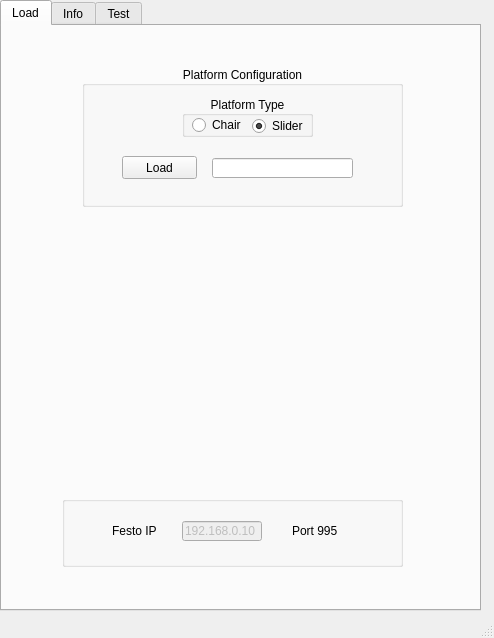
<?xml version="1.0" encoding="UTF-8"?>
<ui version="4.0">
 <class>MainWindow</class>
 <widget class="QMainWindow" name="MainWindow">
  <property name="geometry">
   <rect>
    <x>0</x>
    <y>0</y>
    <width>494</width>
    <height>638</height>
   </rect>
  </property>
  <property name="windowTitle">
   <string>Platform Test</string>
  </property>
  <widget class="QWidget" name="centralwidget">
   <widget class="QTabWidget" name="tabWidget">
    <property name="enabled">
     <bool>true</bool>
    </property>
    <property name="geometry">
     <rect>
      <x>0</x>
      <y>0</y>
      <width>481</width>
      <height>611</height>
     </rect>
    </property>
    <property name="currentIndex">
     <number>0</number>
    </property>
    <widget class="QWidget" name="tab_load">
     <property name="enabled">
      <bool>true</bool>
     </property>
     <attribute name="title">
      <string>Load</string>
     </attribute>
     <widget class="QGroupBox" name="groupBox_3">
      <property name="geometry">
       <rect>
        <x>80</x>
        <y>40</y>
        <width>321</width>
        <height>141</height>
       </rect>
      </property>
      <property name="title">
       <string>Platform Configuration</string>
      </property>
      <property name="alignment">
       <set>Qt::AlignCenter</set>
      </property>
      <widget class="QPushButton" name="btn_load_config">
       <property name="geometry">
        <rect>
         <x>40</x>
         <y>90</y>
         <width>75</width>
         <height>23</height>
        </rect>
       </property>
       <property name="text">
        <string>Load</string>
       </property>
      </widget>
      <widget class="QGroupBox" name="groupBox_5">
       <property name="geometry">
        <rect>
         <x>100</x>
         <y>30</y>
         <width>131</width>
         <height>41</height>
        </rect>
       </property>
       <property name="title">
        <string>Platform Type</string>
       </property>
       <property name="alignment">
        <set>Qt::AlignCenter</set>
       </property>
       <widget class="QRadioButton" name="rb_chair">
        <property name="geometry">
         <rect>
          <x>10</x>
          <y>20</y>
          <width>51</width>
          <height>18</height>
         </rect>
        </property>
        <property name="text">
         <string>Chair</string>
        </property>
       </widget>
       <widget class="QRadioButton" name="rb_slider">
        <property name="geometry">
         <rect>
          <x>70</x>
          <y>20</y>
          <width>71</width>
          <height>20</height>
         </rect>
        </property>
        <property name="text">
         <string>Slider</string>
        </property>
        <property name="checked">
         <bool>true</bool>
        </property>
       </widget>
      </widget>
      <widget class="QLineEdit" name="txt_config_fname">
       <property name="geometry">
        <rect>
         <x>130</x>
         <y>92</y>
         <width>141</width>
         <height>20</height>
        </rect>
       </property>
      </widget>
     </widget>
     <widget class="QGroupBox" name="groupBox_4">
      <property name="geometry">
       <rect>
        <x>60</x>
        <y>470</y>
        <width>341</width>
        <height>71</height>
       </rect>
      </property>
      <property name="title">
       <string/>
      </property>
      <widget class="QLabel" name="label_17">
       <property name="geometry">
        <rect>
         <x>230</x>
         <y>28</y>
         <width>47</width>
         <height>14</height>
        </rect>
       </property>
       <property name="text">
        <string>Port 995</string>
       </property>
      </widget>
      <widget class="QLineEdit" name="txt_festo_ip">
       <property name="enabled">
        <bool>false</bool>
       </property>
       <property name="geometry">
        <rect>
         <x>120</x>
         <y>25</y>
         <width>80</width>
         <height>20</height>
        </rect>
       </property>
       <property name="text">
        <string>192.168.0.10</string>
       </property>
      </widget>
      <widget class="QLabel" name="label_16">
       <property name="geometry">
        <rect>
         <x>50</x>
         <y>30</y>
         <width>47</width>
         <height>10</height>
        </rect>
       </property>
       <property name="text">
        <string>Festo IP</string>
       </property>
      </widget>
     </widget>
     <widget class="QLabel" name="lbl_platform_image">
      <property name="geometry">
       <rect>
        <x>90</x>
        <y>190</y>
        <width>301</width>
        <height>271</height>
       </rect>
      </property>
      <property name="text">
       <string/>
      </property>
      <property name="pixmap">
       <pixmap>../images/slider_small.jpg</pixmap>
      </property>
     </widget>
    </widget>
    <widget class="QWidget" name="tab_info">
     <property name="enabled">
      <bool>true</bool>
     </property>
     <attribute name="title">
      <string>Info</string>
     </attribute>
     <widget class="QPushButton" name="btn_show_geometry_2d">
      <property name="enabled">
       <bool>true</bool>
      </property>
      <property name="geometry">
       <rect>
        <x>140</x>
        <y>50</y>
        <width>121</width>
        <height>23</height>
       </rect>
      </property>
      <property name="text">
       <string>Show Geometry 2D</string>
      </property>
     </widget>
     <widget class="QPlainTextEdit" name="txt_info">
      <property name="geometry">
       <rect>
        <x>20</x>
        <y>190</y>
        <width>431</width>
        <height>261</height>
       </rect>
      </property>
      <property name="font">
       <font>
        <family>Consolas</family>
        <pointsize>10</pointsize>
       </font>
      </property>
     </widget>
     <widget class="QPushButton" name="btn_show_geometry_3d">
      <property name="enabled">
       <bool>true</bool>
      </property>
      <property name="geometry">
       <rect>
        <x>140</x>
        <y>120</y>
        <width>121</width>
        <height>23</height>
       </rect>
      </property>
      <property name="text">
       <string>Show Geometry 3D</string>
      </property>
     </widget>
    </widget>
    <widget class="QWidget" name="tab_test">
     <property name="enabled">
      <bool>true</bool>
     </property>
     <attribute name="title">
      <string>Test</string>
     </attribute>
     <widget class="QGroupBox" name="transform_panel">
      <property name="enabled">
       <bool>true</bool>
      </property>
      <property name="geometry">
       <rect>
        <x>10</x>
        <y>10</y>
        <width>461</width>
        <height>351</height>
       </rect>
      </property>
      <property name="title">
       <string>Transform</string>
      </property>
      <property name="flat">
       <bool>false</bool>
      </property>
      <widget class="QSlider" name="sld_0">
       <property name="enabled">
        <bool>true</bool>
       </property>
       <property name="geometry">
        <rect>
         <x>40</x>
         <y>53</y>
         <width>61</width>
         <height>241</height>
        </rect>
       </property>
       <property name="minimum">
        <number>-100</number>
       </property>
       <property name="maximum">
        <number>100</number>
       </property>
       <property name="value">
        <number>0</number>
       </property>
       <property name="orientation">
        <enum>Qt::Vertical</enum>
       </property>
       <property name="tickPosition">
        <enum>QSlider::TicksAbove</enum>
       </property>
      </widget>
      <widget class="QSlider" name="sld_3">
       <property name="geometry">
        <rect>
         <x>190</x>
         <y>53</y>
         <width>21</width>
         <height>241</height>
        </rect>
       </property>
       <property name="minimum">
        <number>-100</number>
       </property>
       <property name="maximum">
        <number>100</number>
       </property>
       <property name="value">
        <number>0</number>
       </property>
       <property name="orientation">
        <enum>Qt::Vertical</enum>
       </property>
       <property name="tickPosition">
        <enum>QSlider::NoTicks</enum>
       </property>
      </widget>
      <widget class="QSlider" name="sld_1">
       <property name="geometry">
        <rect>
         <x>110</x>
         <y>53</y>
         <width>21</width>
         <height>241</height>
        </rect>
       </property>
       <property name="minimum">
        <number>-100</number>
       </property>
       <property name="maximum">
        <number>100</number>
       </property>
       <property name="value">
        <number>0</number>
       </property>
       <property name="orientation">
        <enum>Qt::Vertical</enum>
       </property>
       <property name="tickPosition">
        <enum>QSlider::NoTicks</enum>
       </property>
      </widget>
      <widget class="QSlider" name="sld_2">
       <property name="geometry">
        <rect>
         <x>150</x>
         <y>53</y>
         <width>21</width>
         <height>241</height>
        </rect>
       </property>
       <property name="minimum">
        <number>-100</number>
       </property>
       <property name="maximum">
        <number>100</number>
       </property>
       <property name="value">
        <number>0</number>
       </property>
       <property name="orientation">
        <enum>Qt::Vertical</enum>
       </property>
       <property name="tickPosition">
        <enum>QSlider::NoTicks</enum>
       </property>
      </widget>
      <widget class="QSlider" name="sld_4">
       <property name="geometry">
        <rect>
         <x>230</x>
         <y>53</y>
         <width>21</width>
         <height>241</height>
        </rect>
       </property>
       <property name="minimum">
        <number>-100</number>
       </property>
       <property name="maximum">
        <number>100</number>
       </property>
       <property name="value">
        <number>0</number>
       </property>
       <property name="orientation">
        <enum>Qt::Vertical</enum>
       </property>
       <property name="tickPosition">
        <enum>QSlider::NoTicks</enum>
       </property>
      </widget>
      <widget class="QSlider" name="sld_5">
       <property name="enabled">
        <bool>true</bool>
       </property>
       <property name="geometry">
        <rect>
         <x>260</x>
         <y>53</y>
         <width>61</width>
         <height>241</height>
        </rect>
       </property>
       <property name="minimum">
        <number>-100</number>
       </property>
       <property name="maximum">
        <number>100</number>
       </property>
       <property name="value">
        <number>0</number>
       </property>
       <property name="orientation">
        <enum>Qt::Vertical</enum>
       </property>
       <property name="tickPosition">
        <enum>QSlider::TicksBelow</enum>
       </property>
      </widget>
      <widget class="QLabel" name="label_5">
       <property name="geometry">
        <rect>
         <x>0</x>
         <y>283</y>
         <width>46</width>
         <height>13</height>
        </rect>
       </property>
       <property name="text">
        <string>-100</string>
       </property>
       <property name="alignment">
        <set>Qt::AlignCenter</set>
       </property>
      </widget>
      <widget class="QLabel" name="label_6">
       <property name="enabled">
        <bool>false</bool>
       </property>
       <property name="geometry">
        <rect>
         <x>10</x>
         <y>50</y>
         <width>31</width>
         <height>16</height>
        </rect>
       </property>
       <property name="text">
        <string>100</string>
       </property>
       <property name="alignment">
        <set>Qt::AlignCenter</set>
       </property>
      </widget>
      <widget class="QLabel" name="label_3">
       <property name="enabled">
        <bool>false</bool>
       </property>
       <property name="geometry">
        <rect>
         <x>20</x>
         <y>163</y>
         <width>21</width>
         <height>20</height>
        </rect>
       </property>
       <property name="text">
        <string>0</string>
       </property>
       <property name="alignment">
        <set>Qt::AlignCenter</set>
       </property>
      </widget>
      <widget class="QGroupBox" name="groupBox">
       <property name="enabled">
        <bool>true</bool>
       </property>
       <property name="geometry">
        <rect>
         <x>340</x>
         <y>220</y>
         <width>111</width>
         <height>111</height>
        </rect>
       </property>
       <property name="title">
        <string>    6 DoF Mouse</string>
       </property>
       <widget class="QLineEdit" name="txt_spacemouse">
        <property name="enabled">
         <bool>true</bool>
        </property>
        <property name="geometry">
         <rect>
          <x>7</x>
          <y>20</y>
          <width>101</width>
          <height>20</height>
         </rect>
        </property>
       </widget>
       <widget class="QRadioButton" name="rb_m_off">
        <property name="enabled">
         <bool>true</bool>
        </property>
        <property name="geometry">
         <rect>
          <x>10</x>
          <y>50</y>
          <width>91</width>
          <height>18</height>
         </rect>
        </property>
        <property name="text">
         <string>Ignore Mouse</string>
        </property>
        <property name="checked">
         <bool>true</bool>
        </property>
       </widget>
       <widget class="QRadioButton" name="rb_m_inc">
        <property name="enabled">
         <bool>true</bool>
        </property>
        <property name="geometry">
         <rect>
          <x>10</x>
          <y>70</y>
          <width>91</width>
          <height>18</height>
         </rect>
        </property>
        <property name="text">
         <string>Incremental</string>
        </property>
       </widget>
       <widget class="QRadioButton" name="rb_m_abs">
        <property name="enabled">
         <bool>true</bool>
        </property>
        <property name="geometry">
         <rect>
          <x>10</x>
          <y>90</y>
          <width>91</width>
          <height>18</height>
         </rect>
        </property>
        <property name="text">
         <string>Absolute</string>
        </property>
       </widget>
      </widget>
      <widget class="QCheckBox" name="chk_instant_move">
       <property name="enabled">
        <bool>true</bool>
       </property>
       <property name="geometry">
        <rect>
         <x>350</x>
         <y>10</y>
         <width>91</width>
         <height>18</height>
        </rect>
       </property>
       <property name="text">
        <string>Defer Move</string>
       </property>
      </widget>
      <widget class="QLabel" name="label">
       <property name="enabled">
        <bool>false</bool>
       </property>
       <property name="geometry">
        <rect>
         <x>74</x>
         <y>33</y>
         <width>21</width>
         <height>16</height>
        </rect>
       </property>
       <property name="font">
        <font>
         <pointsize>10</pointsize>
         <weight>75</weight>
         <bold>true</bold>
        </font>
       </property>
       <property name="text">
        <string>X</string>
       </property>
      </widget>
      <widget class="QLabel" name="label_7">
       <property name="enabled">
        <bool>false</bool>
       </property>
       <property name="geometry">
        <rect>
         <x>114</x>
         <y>33</y>
         <width>21</width>
         <height>16</height>
        </rect>
       </property>
       <property name="font">
        <font>
         <pointsize>10</pointsize>
         <weight>75</weight>
         <bold>true</bold>
        </font>
       </property>
       <property name="text">
        <string>Y</string>
       </property>
      </widget>
      <widget class="QLabel" name="label_8">
       <property name="enabled">
        <bool>false</bool>
       </property>
       <property name="geometry">
        <rect>
         <x>155</x>
         <y>33</y>
         <width>20</width>
         <height>16</height>
        </rect>
       </property>
       <property name="font">
        <font>
         <pointsize>10</pointsize>
         <weight>75</weight>
         <bold>true</bold>
        </font>
       </property>
       <property name="text">
        <string>Z</string>
       </property>
      </widget>
      <widget class="QLabel" name="label_9">
       <property name="enabled">
        <bool>false</bool>
       </property>
       <property name="geometry">
        <rect>
         <x>186</x>
         <y>33</y>
         <width>31</width>
         <height>16</height>
        </rect>
       </property>
       <property name="font">
        <font>
         <pointsize>10</pointsize>
         <weight>75</weight>
         <bold>true</bold>
        </font>
       </property>
       <property name="text">
        <string>Roll</string>
       </property>
      </widget>
      <widget class="QLabel" name="label_10">
       <property name="enabled">
        <bool>false</bool>
       </property>
       <property name="geometry">
        <rect>
         <x>223</x>
         <y>33</y>
         <width>41</width>
         <height>16</height>
        </rect>
       </property>
       <property name="font">
        <font>
         <pointsize>10</pointsize>
         <weight>75</weight>
         <bold>true</bold>
        </font>
       </property>
       <property name="text">
        <string>Pitch</string>
       </property>
      </widget>
      <widget class="QLabel" name="label_11">
       <property name="enabled">
        <bool>false</bool>
       </property>
       <property name="geometry">
        <rect>
         <x>270</x>
         <y>33</y>
         <width>31</width>
         <height>16</height>
        </rect>
       </property>
       <property name="font">
        <font>
         <pointsize>10</pointsize>
         <weight>75</weight>
         <bold>true</bold>
        </font>
       </property>
       <property name="text">
        <string>Yaw</string>
       </property>
      </widget>
      <widget class="QPushButton" name="btn_centre">
       <property name="enabled">
        <bool>true</bool>
       </property>
       <property name="geometry">
        <rect>
         <x>350</x>
         <y>40</y>
         <width>81</width>
         <height>23</height>
        </rect>
       </property>
       <property name="text">
        <string>Centre</string>
       </property>
      </widget>
      <widget class="QLabel" name="label_12">
       <property name="enabled">
        <bool>false</bool>
       </property>
       <property name="geometry">
        <rect>
         <x>14</x>
         <y>11</y>
         <width>41</width>
         <height>20</height>
        </rect>
       </property>
       <property name="text">
        <string>percent</string>
       </property>
       <property name="alignment">
        <set>Qt::AlignCenter</set>
       </property>
      </widget>
      <widget class="QPushButton" name="btn_load_pos">
       <property name="enabled">
        <bool>true</bool>
       </property>
       <property name="geometry">
        <rect>
         <x>350</x>
         <y>80</y>
         <width>81</width>
         <height>23</height>
        </rect>
       </property>
       <property name="text">
        <string>Load Pos</string>
       </property>
      </widget>
      <widget class="QProgressBar" name="pg_0">
       <property name="enabled">
        <bool>false</bool>
       </property>
       <property name="geometry">
        <rect>
         <x>74</x>
         <y>19</y>
         <width>10</width>
         <height>10</height>
        </rect>
       </property>
       <property name="maximum">
        <number>1</number>
       </property>
       <property name="value">
        <number>1</number>
       </property>
       <property name="textVisible">
        <bool>false</bool>
       </property>
      </widget>
      <widget class="QProgressBar" name="pg_1">
       <property name="enabled">
        <bool>false</bool>
       </property>
       <property name="geometry">
        <rect>
         <x>114</x>
         <y>19</y>
         <width>10</width>
         <height>10</height>
        </rect>
       </property>
       <property name="maximum">
        <number>1</number>
       </property>
       <property name="value">
        <number>1</number>
       </property>
       <property name="textVisible">
        <bool>false</bool>
       </property>
      </widget>
      <widget class="QProgressBar" name="pg_3">
       <property name="enabled">
        <bool>false</bool>
       </property>
       <property name="geometry">
        <rect>
         <x>194</x>
         <y>19</y>
         <width>10</width>
         <height>10</height>
        </rect>
       </property>
       <property name="maximum">
        <number>1</number>
       </property>
       <property name="value">
        <number>1</number>
       </property>
       <property name="textVisible">
        <bool>false</bool>
       </property>
      </widget>
      <widget class="QProgressBar" name="pg_2">
       <property name="enabled">
        <bool>false</bool>
       </property>
       <property name="geometry">
        <rect>
         <x>154</x>
         <y>19</y>
         <width>10</width>
         <height>10</height>
        </rect>
       </property>
       <property name="maximum">
        <number>1</number>
       </property>
       <property name="value">
        <number>1</number>
       </property>
       <property name="textVisible">
        <bool>false</bool>
       </property>
      </widget>
      <widget class="QProgressBar" name="pg_5">
       <property name="enabled">
        <bool>false</bool>
       </property>
       <property name="geometry">
        <rect>
         <x>275</x>
         <y>19</y>
         <width>10</width>
         <height>10</height>
        </rect>
       </property>
       <property name="maximum">
        <number>1</number>
       </property>
       <property name="value">
        <number>1</number>
       </property>
       <property name="textVisible">
        <bool>false</bool>
       </property>
      </widget>
      <widget class="QProgressBar" name="pg_4">
       <property name="enabled">
        <bool>false</bool>
       </property>
       <property name="geometry">
        <rect>
         <x>234</x>
         <y>19</y>
         <width>10</width>
         <height>10</height>
        </rect>
       </property>
       <property name="maximum">
        <number>1</number>
       </property>
       <property name="value">
        <number>1</number>
       </property>
       <property name="textVisible">
        <bool>false</bool>
       </property>
      </widget>
      <widget class="QGroupBox" name="groupBox_2">
       <property name="enabled">
        <bool>true</bool>
       </property>
       <property name="geometry">
        <rect>
         <x>60</x>
         <y>308</y>
         <width>251</width>
         <height>43</height>
        </rect>
       </property>
       <property name="title">
        <string>Movement speed</string>
       </property>
       <widget class="QLabel" name="label_15">
        <property name="enabled">
         <bool>false</bool>
        </property>
        <property name="geometry">
         <rect>
          <x>220</x>
          <y>29</y>
          <width>40</width>
          <height>14</height>
         </rect>
        </property>
        <property name="text">
         <string>Slow</string>
        </property>
       </widget>
       <widget class="QSlider" name="sld_lag">
        <property name="enabled">
         <bool>true</bool>
        </property>
        <property name="geometry">
         <rect>
          <x>30</x>
          <y>20</y>
          <width>194</width>
          <height>20</height>
         </rect>
        </property>
        <property name="minimum">
         <number>20</number>
        </property>
        <property name="maximum">
         <number>2000</number>
        </property>
        <property name="singleStep">
         <number>20</number>
        </property>
        <property name="value">
         <number>1000</number>
        </property>
        <property name="orientation">
         <enum>Qt::Horizontal</enum>
        </property>
       </widget>
       <widget class="QLabel" name="label_14">
        <property name="enabled">
         <bool>false</bool>
        </property>
        <property name="geometry">
         <rect>
          <x>10</x>
          <y>29</y>
          <width>40</width>
          <height>14</height>
         </rect>
        </property>
        <property name="text">
         <string>Fast</string>
        </property>
       </widget>
      </widget>
      <widget class="QCheckBox" name="chk_brake">
       <property name="enabled">
        <bool>true</bool>
       </property>
       <property name="geometry">
        <rect>
         <x>360</x>
         <y>120</y>
         <width>70</width>
         <height>18</height>
        </rect>
       </property>
       <property name="text">
        <string>Brake</string>
       </property>
      </widget>
     </widget>
     <widget class="QPushButton" name="btn_estop">
      <property name="enabled">
       <bool>true</bool>
      </property>
      <property name="geometry">
       <rect>
        <x>170</x>
        <y>531</y>
        <width>151</width>
        <height>40</height>
       </rect>
      </property>
      <property name="font">
       <font>
        <pointsize>10</pointsize>
        <weight>75</weight>
        <bold>true</bold>
       </font>
      </property>
      <property name="styleSheet">
       <string notr="true">QPushButton {
    color: yellow;
    border: 2px solid #555;
    border-radius: 20px;
    border-style: outset;
    background: qradialgradient(
        cx: 0.3, cy: -0.4, fx: 0.3, fy: -0.4,
        radius: 1.35, stop: 0 #fff, stop: 1 #888,
        );
    padding: 5px;
    background-color: red;
    }

QPushButton:hover {
    background: qradialgradient(
        cx: 0.3, cy: -0.4, fx: 0.3, fy: -0.4,
        radius: 1.35, stop: 0 #fff, stop: 1 #bbb
        );
    background-color: red;
   color: white;
    }

QPushButton:pressed {
    border-style: inset;
    background: qradialgradient(
        cx: 0.4, cy: -0.1, fx: 0.4, fy: -0.1,
        radius: 1.35, stop: 0 #fff, stop: 1 #ddd
        );
    }</string>
      </property>
      <property name="text">
       <string>Stop</string>
      </property>
     </widget>
     <widget class="QCheckBox" name="chk_festo_actuals">
      <property name="enabled">
       <bool>true</bool>
      </property>
      <property name="geometry">
       <rect>
        <x>20</x>
        <y>540</y>
        <width>131</width>
        <height>20</height>
       </rect>
      </property>
      <property name="layoutDirection">
       <enum>Qt::RightToLeft</enum>
      </property>
      <property name="text">
       <string>Show Festo response</string>
      </property>
     </widget>
     <widget class="QGroupBox" name="gb_actuator_percent">
      <property name="enabled">
       <bool>false</bool>
      </property>
      <property name="geometry">
       <rect>
        <x>10</x>
        <y>370</y>
        <width>471</width>
        <height>151</height>
       </rect>
      </property>
      <property name="title">
       <string>Valve Pressures</string>
      </property>
      <widget class="Line" name="muscle_3">
       <property name="enabled">
        <bool>false</bool>
       </property>
       <property name="geometry">
        <rect>
         <x>79</x>
         <y>80</y>
         <width>300</width>
         <height>20</height>
        </rect>
       </property>
       <property name="frameShadow">
        <enum>QFrame::Plain</enum>
       </property>
       <property name="lineWidth">
        <number>8</number>
       </property>
       <property name="orientation">
        <enum>Qt::Horizontal</enum>
       </property>
      </widget>
      <widget class="Line" name="muscle_4">
       <property name="enabled">
        <bool>false</bool>
       </property>
       <property name="geometry">
        <rect>
         <x>79</x>
         <y>100</y>
         <width>300</width>
         <height>20</height>
        </rect>
       </property>
       <property name="frameShadow">
        <enum>QFrame::Plain</enum>
       </property>
       <property name="lineWidth">
        <number>8</number>
       </property>
       <property name="orientation">
        <enum>Qt::Horizontal</enum>
       </property>
      </widget>
      <widget class="Line" name="muscle_5">
       <property name="enabled">
        <bool>false</bool>
       </property>
       <property name="geometry">
        <rect>
         <x>79</x>
         <y>120</y>
         <width>300</width>
         <height>20</height>
        </rect>
       </property>
       <property name="frameShadow">
        <enum>QFrame::Plain</enum>
       </property>
       <property name="lineWidth">
        <number>8</number>
       </property>
       <property name="orientation">
        <enum>Qt::Horizontal</enum>
       </property>
      </widget>
      <widget class="Line" name="muscle_2">
       <property name="enabled">
        <bool>false</bool>
       </property>
       <property name="geometry">
        <rect>
         <x>79</x>
         <y>60</y>
         <width>300</width>
         <height>20</height>
        </rect>
       </property>
       <property name="frameShadow">
        <enum>QFrame::Plain</enum>
       </property>
       <property name="lineWidth">
        <number>8</number>
       </property>
       <property name="orientation">
        <enum>Qt::Horizontal</enum>
       </property>
      </widget>
      <widget class="Line" name="muscle_1">
       <property name="enabled">
        <bool>false</bool>
       </property>
       <property name="geometry">
        <rect>
         <x>79</x>
         <y>40</y>
         <width>300</width>
         <height>20</height>
        </rect>
       </property>
       <property name="frameShadow">
        <enum>QFrame::Plain</enum>
       </property>
       <property name="lineWidth">
        <number>8</number>
       </property>
       <property name="orientation">
        <enum>Qt::Horizontal</enum>
       </property>
      </widget>
      <widget class="Line" name="muscle_0">
       <property name="enabled">
        <bool>false</bool>
       </property>
       <property name="geometry">
        <rect>
         <x>79</x>
         <y>20</y>
         <width>300</width>
         <height>20</height>
        </rect>
       </property>
       <property name="frameShadow">
        <enum>QFrame::Plain</enum>
       </property>
       <property name="lineWidth">
        <number>8</number>
       </property>
       <property name="orientation">
        <enum>Qt::Horizontal</enum>
       </property>
      </widget>
      <widget class="QLabel" name="txt_muscle_0">
       <property name="enabled">
        <bool>false</bool>
       </property>
       <property name="geometry">
        <rect>
         <x>401</x>
         <y>22</y>
         <width>46</width>
         <height>13</height>
        </rect>
       </property>
       <property name="text">
        <string>Muscle 0</string>
       </property>
      </widget>
      <widget class="QLabel" name="txt_muscle_1">
       <property name="enabled">
        <bool>false</bool>
       </property>
       <property name="geometry">
        <rect>
         <x>401</x>
         <y>42</y>
         <width>46</width>
         <height>13</height>
        </rect>
       </property>
       <property name="text">
        <string>Muscle 1</string>
       </property>
      </widget>
      <widget class="QLabel" name="txt_muscle_2">
       <property name="enabled">
        <bool>false</bool>
       </property>
       <property name="geometry">
        <rect>
         <x>401</x>
         <y>62</y>
         <width>46</width>
         <height>13</height>
        </rect>
       </property>
       <property name="text">
        <string>Muscle 2</string>
       </property>
      </widget>
      <widget class="QLabel" name="txt_muscle_3">
       <property name="enabled">
        <bool>false</bool>
       </property>
       <property name="geometry">
        <rect>
         <x>401</x>
         <y>82</y>
         <width>46</width>
         <height>13</height>
        </rect>
       </property>
       <property name="text">
        <string>Muscle 3</string>
       </property>
      </widget>
      <widget class="QLabel" name="txt_muscle_4">
       <property name="enabled">
        <bool>false</bool>
       </property>
       <property name="geometry">
        <rect>
         <x>401</x>
         <y>102</y>
         <width>46</width>
         <height>13</height>
        </rect>
       </property>
       <property name="text">
        <string>Muscle 4</string>
       </property>
      </widget>
      <widget class="QLabel" name="txt_muscle_5">
       <property name="enabled">
        <bool>false</bool>
       </property>
       <property name="geometry">
        <rect>
         <x>401</x>
         <y>122</y>
         <width>46</width>
         <height>13</height>
        </rect>
       </property>
       <property name="text">
        <string>Muscle 5</string>
       </property>
      </widget>
      <widget class="QLabel" name="txt_muscle_6">
       <property name="enabled">
        <bool>false</bool>
       </property>
       <property name="geometry">
        <rect>
         <x>10</x>
         <y>120</y>
         <width>46</width>
         <height>13</height>
        </rect>
       </property>
       <property name="text">
        <string>Muscle 5</string>
       </property>
      </widget>
      <widget class="QLabel" name="txt_muscle_7">
       <property name="enabled">
        <bool>false</bool>
       </property>
       <property name="geometry">
        <rect>
         <x>10</x>
         <y>20</y>
         <width>46</width>
         <height>13</height>
        </rect>
       </property>
       <property name="text">
        <string>Muscle 0</string>
       </property>
      </widget>
      <widget class="QLabel" name="txt_muscle_8">
       <property name="enabled">
        <bool>false</bool>
       </property>
       <property name="geometry">
        <rect>
         <x>10</x>
         <y>40</y>
         <width>46</width>
         <height>13</height>
        </rect>
       </property>
       <property name="text">
        <string>Muscle 1</string>
       </property>
      </widget>
      <widget class="QLabel" name="txt_muscle_9">
       <property name="enabled">
        <bool>false</bool>
       </property>
       <property name="geometry">
        <rect>
         <x>10</x>
         <y>80</y>
         <width>46</width>
         <height>13</height>
        </rect>
       </property>
       <property name="text">
        <string>Muscle 3</string>
       </property>
      </widget>
      <widget class="QLabel" name="txt_muscle_10">
       <property name="enabled">
        <bool>false</bool>
       </property>
       <property name="geometry">
        <rect>
         <x>10</x>
         <y>100</y>
         <width>46</width>
         <height>13</height>
        </rect>
       </property>
       <property name="text">
        <string>Muscle 4</string>
       </property>
      </widget>
      <widget class="QLabel" name="txt_muscle_11">
       <property name="enabled">
        <bool>false</bool>
       </property>
       <property name="geometry">
        <rect>
         <x>10</x>
         <y>60</y>
         <width>46</width>
         <height>13</height>
        </rect>
       </property>
       <property name="text">
        <string>Muscle 2</string>
       </property>
      </widget>
      <widget class="Line" name="actual_0">
       <property name="enabled">
        <bool>false</bool>
       </property>
       <property name="geometry">
        <rect>
         <x>79</x>
         <y>34</y>
         <width>300</width>
         <height>2</height>
        </rect>
       </property>
       <property name="styleSheet">
        <string notr="true">color: rgb(255, 0, 0)</string>
       </property>
       <property name="frameShadow">
        <enum>QFrame::Plain</enum>
       </property>
       <property name="lineWidth">
        <number>2</number>
       </property>
       <property name="orientation">
        <enum>Qt::Horizontal</enum>
       </property>
      </widget>
      <widget class="Line" name="actual_4">
       <property name="enabled">
        <bool>false</bool>
       </property>
       <property name="geometry">
        <rect>
         <x>79</x>
         <y>114</y>
         <width>300</width>
         <height>2</height>
        </rect>
       </property>
       <property name="styleSheet">
        <string notr="true">color: rgb(255, 0, 0)</string>
       </property>
       <property name="frameShadow">
        <enum>QFrame::Plain</enum>
       </property>
       <property name="lineWidth">
        <number>2</number>
       </property>
       <property name="orientation">
        <enum>Qt::Horizontal</enum>
       </property>
      </widget>
      <widget class="Line" name="actual_2">
       <property name="enabled">
        <bool>false</bool>
       </property>
       <property name="geometry">
        <rect>
         <x>79</x>
         <y>74</y>
         <width>300</width>
         <height>2</height>
        </rect>
       </property>
       <property name="styleSheet">
        <string notr="true">color: rgb(255, 0, 0)</string>
       </property>
       <property name="frameShadow">
        <enum>QFrame::Plain</enum>
       </property>
       <property name="lineWidth">
        <number>2</number>
       </property>
       <property name="orientation">
        <enum>Qt::Horizontal</enum>
       </property>
      </widget>
      <widget class="Line" name="actual_3">
       <property name="enabled">
        <bool>false</bool>
       </property>
       <property name="geometry">
        <rect>
         <x>79</x>
         <y>94</y>
         <width>300</width>
         <height>2</height>
        </rect>
       </property>
       <property name="styleSheet">
        <string notr="true">color: rgb(255, 0, 0)</string>
       </property>
       <property name="frameShadow">
        <enum>QFrame::Plain</enum>
       </property>
       <property name="lineWidth">
        <number>2</number>
       </property>
       <property name="orientation">
        <enum>Qt::Horizontal</enum>
       </property>
      </widget>
      <widget class="Line" name="actual_1">
       <property name="enabled">
        <bool>false</bool>
       </property>
       <property name="geometry">
        <rect>
         <x>80</x>
         <y>54</y>
         <width>300</width>
         <height>2</height>
        </rect>
       </property>
       <property name="styleSheet">
        <string notr="true">color: rgb(255, 0, 0)</string>
       </property>
       <property name="frameShadow">
        <enum>QFrame::Plain</enum>
       </property>
       <property name="lineWidth">
        <number>2</number>
       </property>
       <property name="orientation">
        <enum>Qt::Horizontal</enum>
       </property>
      </widget>
      <widget class="Line" name="actual_5">
       <property name="enabled">
        <bool>false</bool>
       </property>
       <property name="geometry">
        <rect>
         <x>79</x>
         <y>134</y>
         <width>300</width>
         <height>2</height>
        </rect>
       </property>
       <property name="styleSheet">
        <string notr="true">color: rgb(255, 0, 0)</string>
       </property>
       <property name="frameShadow">
        <enum>QFrame::Plain</enum>
       </property>
       <property name="lineWidth">
        <number>2</number>
       </property>
       <property name="orientation">
        <enum>Qt::Horizontal</enum>
       </property>
      </widget>
     </widget>
    </widget>
   </widget>
  </widget>
  <widget class="QMenuBar" name="menubar">
   <property name="geometry">
    <rect>
     <x>0</x>
     <y>0</y>
     <width>494</width>
     <height>22</height>
    </rect>
   </property>
  </widget>
  <widget class="QStatusBar" name="statusbar"/>
 </widget>
 <resources/>
 <connections/>
</ui>
